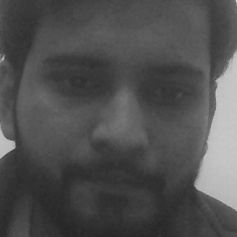
#> input picture vision/jump/data/Jatin/img1073.jpg, 237 x 237 px, given in place of admin:admin@192.168.1.152:554, which was not available
$ python vision_recogniser.py   (older library calls are emulated)
#> lines starting #> are read from the running program, lines starting #| are printed output that depends on the picture; after the words box and inside, x2 and y2 are one past the last pixel; in counts of white or black regions, pixels touching at a corner belong together; pictures that were not available may be replaced by others from this repository, and a replacement may not be noted
#> the answer given: y
#> the answer given: jump/data/Jatin/img1073.jpg
######################################################
# Before running this create a directory structure or
# edit the base variable to point to newely created 'jump' directory
# there should be two sub-directories in the 'jump' directory
# 1) data 2) models     <---- mind the case, its sensitive. ;)
# Please report all the bugs to jumplabs. the codes are
# written exclusively for jumplabs.
######################################################


import os
import random
from glob import glob
from statistics import mode
from tqdm import tqdm
import cv2
import pandas as pd
import joblib
import pickle
from sklearn.metrics import classification_report
from sklearn.model_selection import train_test_split
from sklearn.neural_network import MLPClassifier
from sklearn.svm import SVC
from sklearn.naive_bayes import GaussianNB
from sklearn.ensemble import RandomForestClassifier
from sklearn.ensemble import GradientBoostingClassifier
from sklearn.neighbors import KNeighborsClassifier
from sklearn.mixture import GaussianMixture
import numpy as np

cascPath = "haarcascade_frontalface_default.xml"
base = "jump/"
rtb = None
device_IDs = 10
training_img_size = 64

#training_img_size = 128
#training_img_size = 256


def convert_real(ls):
    return [ls_ele.real for ls_ele in ls]


# [140 lines left out: functions covNcorr, PrincipalComponentAnalysis, not called in this run]


def path_corrector(path):
    path = path.replace(" ", "_")

    return path


def getNewClass(name="Anonymous", gender="No Mention", age=0, relation_with_family="NA"):
#> called with name = 'jump/data/Jatin/img1073.jpg', gender = 'No Mention', age = 0, relation_with_family = 'NA'
    id = name + "_" + gender + "_" + str(age) + "_" + relation_with_family + "_" + str(random.randint(1, 10000)) + str(
        random.randint(500, 50000))
    id = path_corrector(id)
    folder = base + "data/" + id
    os.mkdir(folder)
    image_index_file_handle = open(folder + "/index.jump", "a")
    data_file_handle = open(folder + "/data.jump", "a")
    data_file_handle.write("Data about the individual\n")
    faceCascade = cv2.CascadeClassifier(cascPath)

    for i in range(device_IDs):

        #video_capture = cv2.VideoCapture(i)  # laptop vid cam
        video_capture = cv2.VideoCapture('rtsp://admin:admin@192.168.1.152:554')  # cp plus camera

        if video_capture.isOpened():

            print("camera opened")

            break

        else:

            print("Camera Device ID is not correct. [", i, "] Changing it...")

    if video_capture.isOpened():

        pass

    else:

        print("Failed to find the camera. Check the camera connections and try again.")

        return

    count = 0

    while True:

        count += 1
        ret, frame = video_capture.read()
#> frame is the input picture: shape (237, 237, 3); min 37, max 205, mean 79.7
        gray = cv2.cvtColor(frame, cv2.COLOR_BGR2GRAY)
        faces = faceCascade.detectMultiScale(
            gray,
            scaleFactor=1.1,
            minNeighbors=10,
            minSize=(128, 128),
        )
#> faces = [[12, 11, 212, 212]]

        for (x, y, w, h) in faces:
            record = gray[y:y + h, x:x + w]
            cv2.rectangle(frame, (x, y), (x + w, y + h), (50, 255, 100), 1)
            cv2.imwrite(folder + "/" + "img" + str(count) + ".jpg", record)
            image_index_file_handle.write(
                folder + "/" + "img" + str(count) + ".jpg\n")
#> this loop made 1 pass
#> pass 1, in getNewClass, `record = gray[y:y + h, x:x + w]`:
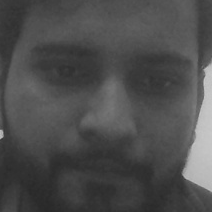
#> record: shape (212, 212); min 40, max 200, mean 77.1
#> after the loop:
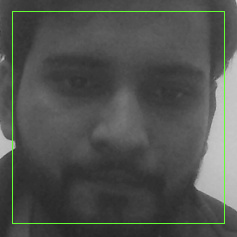
#> frame: shape (237, 237, 3); 1.51% of pixels changed, all inside (x1, y1, x2, y2) = (12, 11, 225, 224)

        cv2.imshow('Video', frame)

        if cv2.waitKey(1) & 0xFF == ord('q'):
#> (key q is pressed here)
            break

    video_capture.release()
    image_index_file_handle.close()
    data_file_handle.close()
    cv2.destroyAllWindows()


def training_data_prep():
    _labels = list()
    _images = list()
    class_roots = glob(base + "data/" + "*/")
    labels = [dataclass + "data.jump" for dataclass in class_roots]
    classes = [dataclass + "index.jump" for dataclass in class_roots]
    label_id = 0
    label_dictionary = {}

    for (_class, _label) in zip(classes, labels):

        print("Opening directory:", _class)

        try:

            records_access_handle = open(_class, "r")
            # This can _label can point to empty file. Caution

        except Exception as e:

            print("[X] Problem in opening the index.jump for ",
                  _class, "---> Exception:", e)

        while True:

            try:

                address = records_access_handle.readline()

                if address == "":
                    break

                address = address.split("\n")[0]
                print("Accessing image: ", address)
                img = cv2.imread(address, 0)
                img = cv2.resize(img, (training_img_size, training_img_size))
                cv2.waitKey(20)

                if len(img) != 0:
                    cv2.imshow("Training Sequence", img)
                    _labels.append(label_id)
                    label_dictionary[label_id] = _label
                    _images.append(np.array(img))
                    print("+++++>>>>>>>")

            except Exception as e:

                print("[X] Image is not read for address ",
                      address, "---> Exception:", e)

        records_access_handle.close()
        label_id += 1

    cv2.destroyAllWindows()

    return _images, _labels, label_dictionary


# [36 lines left out: function prediction_from_stream, not called in this run]


def models_prep():
    imgs, labels, labels_dictionary = training_data_prep()

    with open(base + "models/labels_dictionary.jump", 'wb') as fp:

        pickle.dump(labels_dictionary, fp)

    print("Input imges: ", len(imgs))
    print("lebels of imges: ", len(labels))

    X = np.array(imgs)
    a, b, c = X.shape
    X = np.resize(X, (a, b * c))
    y = np.array(labels)
    X_train, X_test, y_train, y_test = train_test_split(X, y, test_size=0.3)

    n_components = 80
    rtb, pd, ir = PrincipalComponentAnalysis(
        X_train, PCA_vectors=n_components, print_msg=True)
    X_train_pca = pd

    with open(base + "models/rtb.jump", 'wb') as fp:

        pickle.dump(rtb, fp)

    # pca_rtb = open(base + "models/rtb.jump", 'w')
    # pca_rtb.write(rtb)
    # pca_rtb.close()

    X_test_pca = np.dot(X_test, rtb)

    ##
    # Multilayered Perceptron training:
    ##
    try:

        clf = MLPClassifier(hidden_layer_sizes=(
            1024,), batch_size=256, verbose=True, early_stopping=True)
        clf.fit(X_train_pca, y_train)
        y_pred = clf.predict(X_test_pca)
        print(classification_report(y_test, y_pred,
                                    target_names=labels_dictionary.values()))

        joblib.dump(clf, base + "models/MLPClassifier.sav")

    except Exception as e:

        print("Multilayer perceptron training error reported: [x]error-->", e)

    ##
    # Support vector classifier
    ##
    try:

        clf = SVC()
        clf.fit(X_train_pca, y_train)
        y_pred = clf.predict(X_test_pca)
        print(classification_report(y_test, y_pred,
                                    target_names=labels_dictionary.values()))

        joblib.dump(clf, base + "models/SVClassfier.sav")

    except Exception as e:

        print(
            "Support vector classifier training error reported: [x]error-->", e)
    ##
    # RandomForestClassifier
    ##
    try:

        clf = RandomForestClassifier()
        clf.fit(X_train_pca, y_train)
        y_pred = clf.predict(X_test_pca)
        print(classification_report(y_test, y_pred,
                                    target_names=labels_dictionary.values()))

        joblib.dump(clf, base + "models/RandomForestClassifier.sav")

    except Exception as e:

        print("RandomForestClassifier training error reported: [x]error-->", e)

    ##
    # GradientBoostingClassifier
    ##
    try:

        clf = GradientBoostingClassifier()
        clf.fit(X_train_pca, y_train)
        y_pred = clf.predict(X_test_pca)
        print(classification_report(y_test, y_pred,
                                    target_names=labels_dictionary.values()))

        joblib.dump(clf, base + "models/GradientBoostingClassifier.sav")

    except Exception as e:

        print(
            "GradientBoostingClassifier training error reported: [x]error-->", e)

    ##
    # KNeighborsClassifier
    ##
    try:

        clf = KNeighborsClassifier()
        clf.fit(X_train_pca, y_train)
        y_pred = clf.predict(X_test_pca)
        print(classification_report(y_test, y_pred,
                                    target_names=labels_dictionary.values()))

        joblib.dump(clf, base + "models/KNeighborsClassifier.sav")

    except Exception as e:

        print("KNeighborsClassifier training error reported: [x]error-->", e)

    ##
    # GaussianNB
    ##
    try:

        clf = GaussianNB()
        clf.fit(X_train_pca, y_train)
        y_pred = clf.predict(X_test_pca)
        print(classification_report(y_test, y_pred,
                                    target_names=labels_dictionary.values()))

        joblib.dump(clf, base + "models/GaussianNB.sav")

    except Exception as e:

        print("GaussianNB training error reported: [x]error-->", e)

    ##
    # GaussianMixture
    ##
    try:

        clf = GaussianMixture()
        clf.fit(X_train_pca, y_train)
        y_pred = clf.predict(X_test_pca)
        print(classification_report(y_test, y_pred,
                                    target_names=labels_dictionary.values()))

        joblib.dump(clf, base + "models/GaussianMixture.sav")

    except Exception as e:

        print("GaussianMixture training error reported: [x]error-->", e)


# [107 lines left out: function prediction_by_master, not called in this run]


def data_reader(address):

    pass


#
#
#
#     Testing block
#
#
#

if __name__ == "__main__":

    res = 'y'
    res = input("Want to add people ? give 'y' for yes.")
    while res == 'y':
        name = input("Name of person: ")
        getNewClass(name)
        res = input("Want to add more people ? give 'y' for yes.")
#> the answer given: n

    res2 = input("Want to start training? [y,n]: ")
#> the answer given: y
    if res2 == 'y':
#> (the run stopped early here; a loop or call above may not have finished)

$ run again, on vision/jump/data/Jatin/img1095.jpg
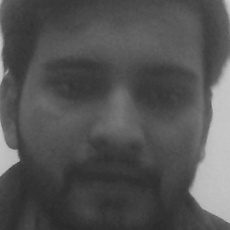
#> input picture vision/jump/data/Jatin/img1095.jpg, 230 x 230 px, given in place of admin:admin@192.168.1.152:554, which was not available
#> in getNewClass, frame is the input picture: shape (230, 230, 3); min 41, max 208, mean 83.1
#> faces = [[16, 14, 202, 202]]
#> the loop in getNewClass, `for (x, y, w, h) in faces:` made 1 pass
#> pass 1, in getNewClass, `record = gray[y:y + h, x:x + w]`:
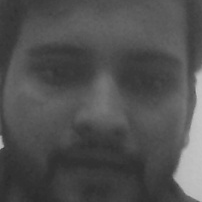
#> record: shape (202, 202); min 43, max 199, mean 79.7
#> after the loop in getNewClass, `for (x, y, w, h) in faces:`:
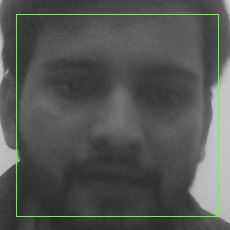
#> frame: shape (230, 230, 3); 1.53% of pixels changed, all inside (x1, y1, x2, y2) = (16, 14, 219, 217)

$ run again, on vision/jump/data/Jatin/img1107.jpg
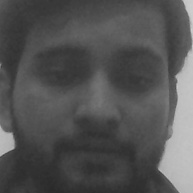
#> input picture vision/jump/data/Jatin/img1107.jpg, 193 x 193 px, given in place of admin:admin@192.168.1.152:554, which was not available
#> in getNewClass, frame is the input picture: shape (193, 193, 3); min 41, max 207, mean 83.3
#> faces = [[14, 13, 169, 169]]
#> the loop in getNewClass, `for (x, y, w, h) in faces:` made 1 pass
#> pass 1, in getNewClass, `record = gray[y:y + h, x:x + w]`:
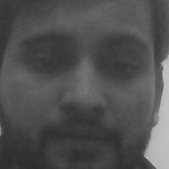
#> record: shape (169, 169); min 43, max 198, mean 79.9
#> after the loop in getNewClass, `for (x, y, w, h) in faces:`:
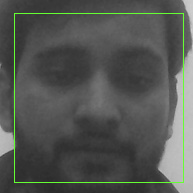
#> frame: shape (193, 193, 3); 1.81% of pixels changed, all inside (x1, y1, x2, y2) = (14, 13, 184, 183)
